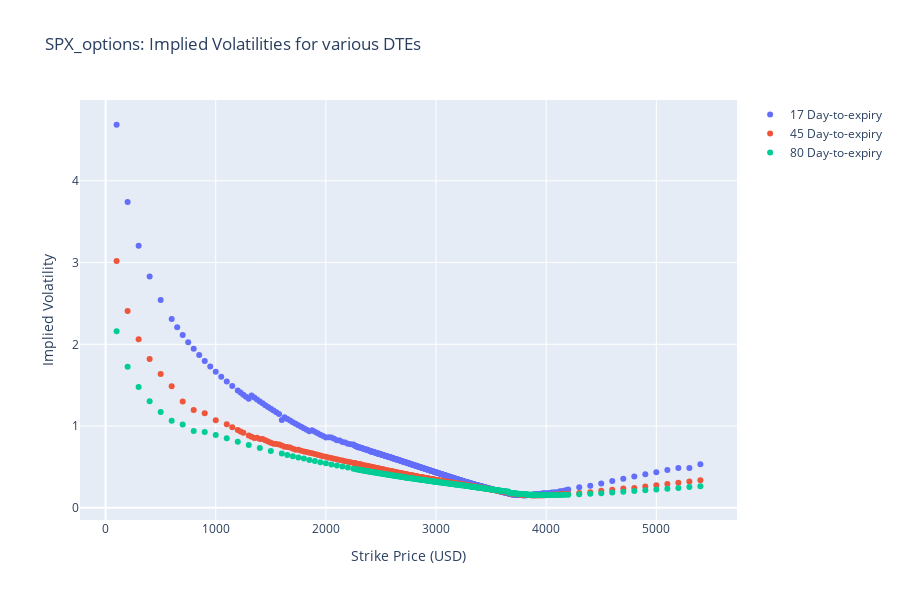

The code cell stored with this chart in its notebook:
### Code cell
# Create a plotly figure
fig = go.Figure()

# Loop through each day-to-expiry and plot the implied volatility
for day_to_expiry, df_vol in implied_vol_dict_spx.items():
    fig.add_trace(go.Scatter(
        x=df_vol["strike"],
        y=df_vol["impliedvol"],
        mode="markers",  # Use markers to match "x" style
        name=f"{day_to_expiry} Day-to-expiry"
    ))

# Customize layout
fig.update_layout(
    title="SPX_options: Implied Volatilities for various DTEs",
    xaxis_title="Strike Price (USD)",
    yaxis_title="Implied Volatility",
    showlegend=True,
    height=600, width=900,
)

# Adding grid lines
fig.update_xaxes(showgrid=True)
fig.update_yaxes(showgrid=True)

# Show plot
fig.show()

### Figure 1 — Plotly figure (JSON) as saved in the notebook; plotly's stock layout.template omitted (floating-point values rounded to 4 significant figures; data arrays with more than 128 entries replaced by an {"elided": "..."} marker saying what was removed)
{"data": [{"mode": "markers", "name": "17 Day-to-expiry", "type": "scatter", "x": {"elided": "411 int values"}, "y": {"elided": "411 float values"}}, {"mode": "markers", "name": "45 Day-to-expiry", "type": "scatter", "x": {"elided": "369 int values"}, "y": {"elided": "369 float values"}}, {"mode": "markers", "name": "80 Day-to-expiry", "type": "scatter", "x": {"elided": "256 int values"}, "y": {"elided": "256 float values"}}], "layout": {"height": 600, "showlegend": true, "title": {"text": "SPX_options: Implied Volatilities for various DTEs"}, "width": 900, "xaxis": {"showgrid": true, "title": {"text": "Strike Price (USD)"}}, "yaxis": {"showgrid": true, "title": {"text": "Implied Volatility"}}}}
